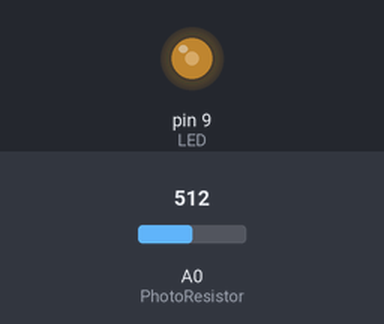
Simulated run of this sketch. Board: Arduino Uno, built with avr-gcc and run on an emulated ATmega328P. Shown: output pins drawn as LEDs (lit = HIGH). The test bench sets the inputs (shaded band); at power-on: A0 (PhotoResistor) = 512.

Above: at 1.2 s.
1.3 s: A0 (PhotoResistor) set to 716
At 2.5 s:
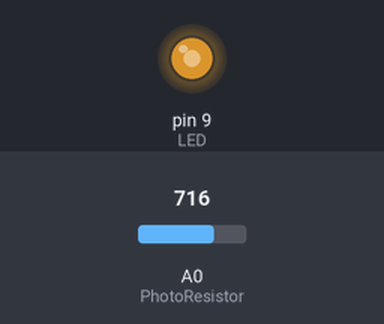
2.8 s: A0 (PhotoResistor) set to 900
At 3.9 s:
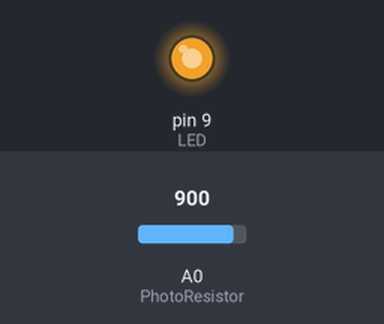
4.3 s: A0 (PhotoResistor) set to 306
At 5.0 s:
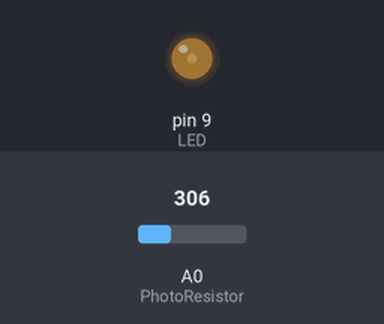
5.8 s: A0 (PhotoResistor) set to 122
At 6.1 s:
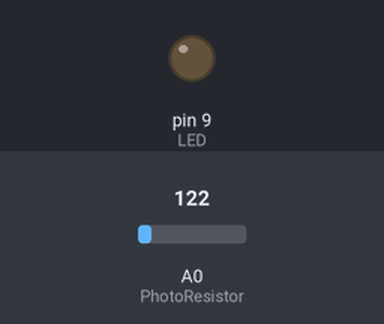
7.3 s: A0 (PhotoResistor) set to 511
At 8.5 s:
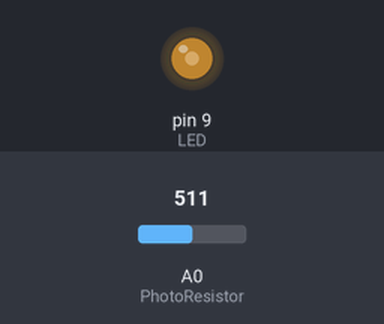
Timing chart, 0 to 9.8 s (numbered marks = the images above; inputs shaded):
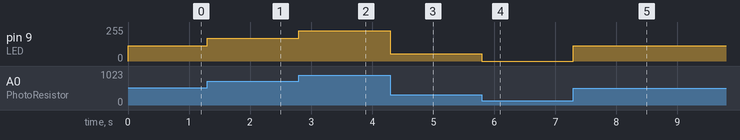

The sketch:

3.3.PhotoResistor.ino
```cpp
#define LED 9 //Пин светодиода
#define PhotoResistor A0 //Пин фоторезистора
int MinLight = 120; // Минимальное ожидаемое значение освещённости
int Max_Light = 1000; // Максимальное ожидаемое значение освещённости
int val = 0; // Переменная хранения значения аналогового значения

void setup() {
  pinMode(LED, OUTPUT);
}

void loop() {
  val = analogRead(PhotoResistor); // Счиатем значение с делителя напряжения
  val = map(val, MinLight, Max_Light, 0, 255); // Масштабируем входной сигнал
  Serial.println(val); // Выводим значение
  analogWrite(LED, val); // Выводим значение на светодиод
}
```

Measured:
- after the input at 1.3 s, pin 9 (LED): 113/255 → 172/255 at once
- after the input at 2.8 s, pin 9 (LED): 172/255 → 226/255 at once
- after the input at 4.3 s, pin 9 (LED): 226/255 → 53/255 at once
- after the input at 5.8 s, pin 9 (LED): 53/255 → 0/255 at once
- after the input at 7.3 s, pin 9 (LED): 0/255 → 113/255 at once
